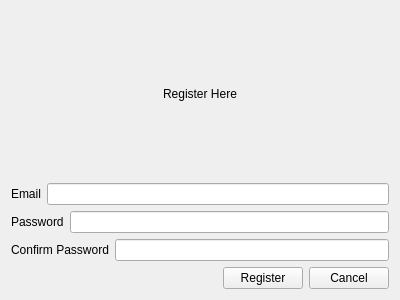
<?xml version="1.0" encoding="UTF-8"?>
<ui version="4.0">
 <class>Registration</class>
 <widget class="QWidget" name="Registration">
  <property name="geometry">
   <rect>
    <x>0</x>
    <y>0</y>
    <width>400</width>
    <height>300</height>
   </rect>
  </property>
  <property name="windowTitle">
   <string>Form</string>
  </property>
  <layout class="QVBoxLayout" name="verticalLayout">
   <item alignment="Qt::AlignHCenter">
    <widget class="QLabel" name="label_4">
     <property name="styleSheet">
      <string notr="true">font: 28pt &quot;MS Shell Dlg 2&quot;;</string>
     </property>
     <property name="text">
      <string>Register Here</string>
     </property>
     <property name="scaledContents">
      <bool>false</bool>
     </property>
    </widget>
   </item>
   <item>
    <layout class="QHBoxLayout" name="horizontalLayout_4">
     <item>
      <widget class="QLabel" name="label">
       <property name="text">
        <string>Email</string>
       </property>
      </widget>
     </item>
     <item>
      <widget class="QLineEdit" name="emailInput"/>
     </item>
    </layout>
   </item>
   <item>
    <layout class="QHBoxLayout" name="horizontalLayout_3">
     <item>
      <widget class="QLabel" name="label_2">
       <property name="text">
        <string>Password</string>
       </property>
      </widget>
     </item>
     <item>
      <widget class="QLineEdit" name="passInput"/>
     </item>
    </layout>
   </item>
   <item>
    <layout class="QHBoxLayout" name="horizontalLayout_2">
     <item>
      <widget class="QLabel" name="label_3">
       <property name="text">
        <string>Confirm Password</string>
       </property>
      </widget>
     </item>
     <item>
      <widget class="QLineEdit" name="confirmPassInput"/>
     </item>
    </layout>
   </item>
   <item>
    <layout class="QHBoxLayout" name="horizontalLayout">
     <item>
      <spacer name="horizontalSpacer">
       <property name="orientation">
        <enum>Qt::Horizontal</enum>
       </property>
       <property name="sizeHint" stdset="0">
        <size>
         <width>40</width>
         <height>20</height>
        </size>
       </property>
      </spacer>
     </item>
     <item>
      <widget class="QPushButton" name="btnRegister">
       <property name="text">
        <string>Register</string>
       </property>
      </widget>
     </item>
     <item>
      <widget class="QPushButton" name="btnCancel">
       <property name="text">
        <string>Cancel</string>
       </property>
      </widget>
     </item>
    </layout>
   </item>
  </layout>
 </widget>
 <resources/>
 <connections/>
</ui>
